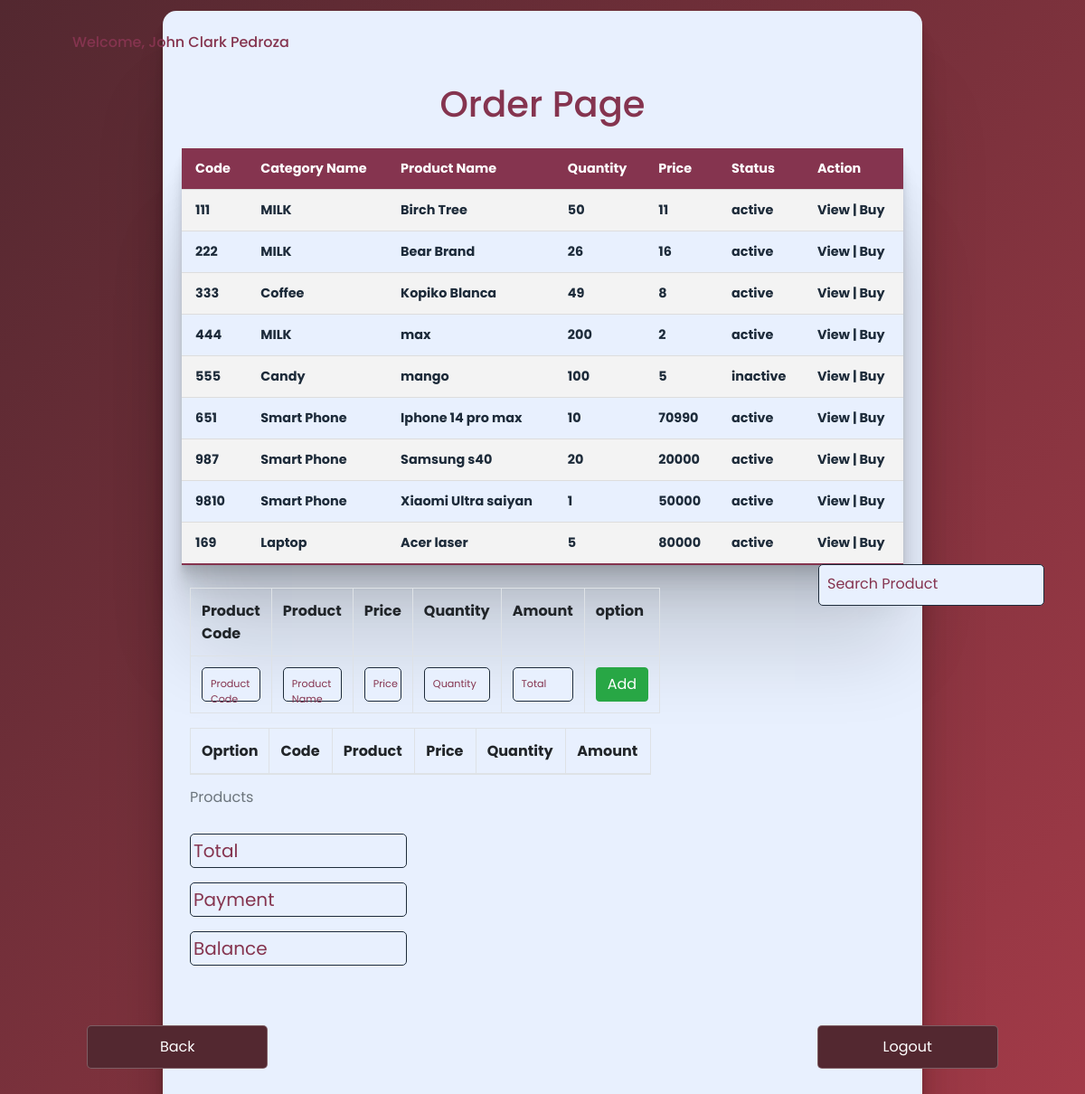
Page /test.php (signed in) on the committed database.
### tables this page shows
CREATE TABLE `prod` (
  `id` int(11) NOT NULL,
  `prodcode` varchar(250) NOT NULL,
  `productName` varchar(250) DEFAULT NULL,
  `category` int(11) DEFAULT NULL,
  `price` int(11) DEFAULT NULL,
  `qnty` int(11) DEFAULT NULL
);

CREATE TABLE `cat` (
  `id` int(11) NOT NULL,
  `categoryName` varchar(250) DEFAULT NULL,
  `status` varchar(250) DEFAULT NULL
);

### test.php (the view, shortened to what this page needs)
<?php
    require_once"connectdb.php";
if (isset($_SESSION['id']) && isset($_SESSION['uname']))
{
?>
<html>
	<head>
		<link href="components/bootstrap/dist/css/bootstrap.css" rel="stylesheet">
		<link href="components/bootstrap/dist/css/bootstrap.min.css" rel="stylesheet">
	</head>
	<body>
	<div class="container4">
	<table class="kini" id="t2">
		<div class="welcome">
            <h2>Welcome, <?php echo $_SESSION['fname']; echo " ", $_SESSION['lname'];?></h2>
        </div><br>
        <div class="title">
            <h1>Order Page</h1>
        </div>
            	<tr>
                   <th>Code</th>
                   <th>Category Name</th>
                   <th>Product Name</th>
                   <th>Quantity</th>
                   <th>Price</th>
                   <th>Status</th>
				   <th>Action</th>
               </tr>
               <?php
                   $sqlQuery = "SELECT prod.id, prod.prodcode, cat.categoryName, cat.status, prod.productName,  prod.qnty,prod.price FROM prod INNER JOIN cat ON prod.category = cat.id";
                   $res = $con->query($sqlQuery);
                   while($row =mysqli_fetch_object($res))
                   {
                       ?>
                           <tr class="active-row">
                               <td><?php echo $row->prodcode?></td>
                               <td><?php echo $row->categoryName?></td>
                               <td><?php echo $row->productName?></td>
                               <td><?php echo $row->qnty?></td>
                               <td><?php echo $row->price?></td>
                               <td><?php echo $row->status?></td>
							   <td>
                                	<div class="link">
										<a class="updlink" href="upProd.php?id=<?php echo $row->id?>">View</a>
                       					|
                       					<a class="dellink" href="delProd.php?id=<?php echo $row->id?>">Buy</a>
                                	</div>
                                </td>
                           </tr>
                   <?php
                   }
                ?>
    </table>
    <div class="containerLook1">
        <div class="inputBox">
            <input type="text" name="uname" id="lookup" onkeyup="search()" required="required">
            <span>Search Product</span>
        </div>
    </div>
    <link rel="stylesheet" href="style.css">
	<div class = "container-fluid bg-2 text-center">
		<div class ="col-sm-8">
			<form class = "form-horizontal" id="formInvoice">
				<table class = "table table-bordered">
					<tr>
						<th>Product Code</th>
						<th>Product</th>
						<th>Price</th>
						<th>Quantity</th>
						<th>Amount</th>
						<th>option</th>
					</tr>
					<tr>
						<td>
                            <div class="inputBox1">
                                <input type="text" class="form-control" name="procode" id="procode" required="required">
                                <span>Product Code</span>
                            </div>
                        </td>
						<td>
                            <div class="inputBox1">
                                <input type="text" class="form-control" name="pname" id="pname"  required="required">
                                <span>Product Name</span>
                            </div>
                        </td>
						<td>
							<div class="inputBox1">
                                <input type="text" class="form-control" name="price" id="price" required="required">
                                <span>Price</span>
                            </div>
                        </td>
						<td>
							<div class="inputBox1">
                                <input type="number" class="form-control" name="qty" id="qty" required="required">
                                <span>Quantity</span>
                            </div>
                        </td>
						<td>
							<div class="inputBox1">
                                <input type="text" class="form-control" name="total" id="total" required="required">
                                <span>Total</span>
                            </div>
                        </td>
						<td>
                            <button type = "button" class = "btn btn-success" id ="add" name= "add" onclick="addProduct()"> Add </button>
                        </td>
					</tr>
				</table>
			</form>
			<table class = "table table-bordered" id="product_list">
				<caption>Products</caption>
				<thead>
					<tr>
						<th style = "width: 40px">Oprtion</th>
						<th>Code</th>
						<th>Product</th>
						<th>Price</th>
						<th>Quantity</th>
						<th>Amount</th>
					</tr>
				</thead>
			</table>
		</div>
		<div class = "col-sm-4" align="right">
			<div class="form-group" align="left">
				<div class="inputBox2">
                    <input type="text" class="form-control" name="finaltotal" id="finaltotal" required="required">
                    <span>Total</span>
                </div>
			</div>
			<div class="form-group" align="left">
				<div class="inputBox2">
                    <input type="text" class="form-control" name="pay" id="pay" required="required">
                    <span>Payment</span>
                </div>
			</div>
			<div class="form-group" align="left">
				<div class="inputBox2">
                    <input type="text" class="form-control" name="bal" id="bal" required="required">
                    <span>Balance</span>
                </div>
			</div>
		</div>
	</div>
		<div class="btnContainer1">
            <form method="POST" action="home.php">
                <div class="inputBtn"><input type="submit" value="Back"></div>
            </form>
            <form method="POST" action="logout.php">
               <div class="inputBtn"><input type="submit" value="Logout"></div>
            </form>
        </div>
    </div>
	</body>
</html>
<?php
}
else
{
    header("Location: index.php");
    exit();
}
?>

### style.css (style rules this page uses)
* { margin: 0; padding: 0; box-sizing: border-box; font-family: 'Poppins', sans-serif; }
body { background-image: linear-gradient(to bottom right, #532830, #A63B49); }
.container4 { padding-top: 25px; padding-bottom: 25px; min-height: 10vh; display: flex; justify-content: center; align-items: center; flex-direction: column; gap: 25px; max-width: 70%; min-width: 450px; margin: 1% auto 5%; border-radius: 15px; background: #E8F0FE; box-shadow: 0 2.8px 2.2px rgba(0, 0, 0, 0.034), 0 6.7px 5.3px rgba(0, 0, 0, 0.048), 0 12.5px 10px rgba(0, 0, 0, 0.06), 0 22.3px 17.9px rgba(0, 0, 0, 0.072), 0 41.8px 33.4px rgba(0, 0, 0, 0.086), 0 100px 80px rgba(0, 0, 0, 0.12); }
.btnContainer1 { position:sticky; padding-top: 25px; padding-bottom: 25px; min-height: 10vh; display: flex; justify-content: center; gap: 135%; max-width: 70%; min-width: 450px; }
.containerLook1 { position:absolute; display: flex; padding-top: 25px; padding-bottom: 25px; margin: 50px auto auto 1060px; max-width: 70%; min-width: 450px; }
.title h1 { margin-bottom: 0px; margin-top: -20px; color: #85344F; }
.welcome h2 { margin-left: -520px; margin-bottom: -100px; font-size: 1em; color: #85344F; }
.inputBox { position: relative; width: 250px; }
.inputBox input { width: 100%; padding: 10px; border: 1px solid #1d2b3a; background: #E8F0FE; border-radius: 5px; outline: none; color: #1d2b3a; font-size: 1em; transition: 0.5s; }
.inputBox span { position: absolute; left: 0; padding: 10px; pointer-events: none; font-size: 1em; color: #85344F; transition: 0.5s; }
.inputBox1 { position: relative; display: flex; }
.inputBox1 input { padding: 10px; border: 1px solid #1d2b3a; background: #E8F0FE; border-radius: 5px; outline: none; color: #1d2b3a; font-size: 1em; transition: 0.5s; }
.inputBox1 span { position: absolute; top: 0px; left: 0px; padding: 10px; pointer-events: none; font-size: .7em; color: #85344F; transition: 0.5s; }
.inputBox2 { position: relative; display: flex; }
.inputBox2 input { padding: 10px; border: 1px solid #1d2b3a; background: #E8F0FE; border-radius: 5px; outline: none; color: #1d2b3a; font-size: 1em; transition: 0.5s; }
.inputBox2 span { position: absolute; top: 0px; left: 0px; padding: 4px; pointer-events: none; font-size: 1.25em; color: #85344F; transition: 0.5s; }
.inputBtn input { width: 200px; height: 6vh; padding: 10px; border: 1px solid rgba(255,255,255,0.25); background: #532830; border-radius: 5px; outline: none; color: #fff; font-size: 1em; transition: .5s; }
.kini { position: relative; border-collapse: collapse; margin: 0 auto; margin-top: 0%; font-size: 0.9em; text-align: justify; min-width: 95%; transition: 0.5s; box-shadow: 0 2.8px 2.2px rgba(0, 0, 0, 0.034), 0 6.7px 5.3px rgba(0, 0, 0, 0.048), 0 12.5px 10px rgba(0, 0, 0, 0.06), 0 22.3px 17.9px rgba(0, 0, 0, 0.072), 0 41.8px 33.4px rgba(0, 0, 0, 0.086), 0 100px 80px rgba(0, 0, 0, 0.12); }
.kini th, .kini td { padding: 12px 15px; transition: 0.5s; }
.kini th { background-color: #85344F; color: white; transition: 0.5s; }
.kini tbody tr { border-bottom: 1px solid #dddddd; transition: 0.5s; }
.kini tbody tr:nth-of-type(even) { background-color: #f3f3f3; transition: 0.5s; }
.kini tbody tr:last-of-type { border-bottom: 2px solid #85344F; transition: 0.5s; }
.kini tbody tr.active-row { font-weight: bold; color: #1d2b3a; }
.link a { color: #1d2b3a; text-decoration: none; }

### rows in the picture
prod: prodcode "111", cat.categoryName "MILK", productName "Birch Tree", qnty "50", price "11", cat.status "active"
prod: prodcode "222", cat.categoryName "MILK", productName "Bear Brand", qnty "26", price "16", cat.status "active"
prod: prodcode "333", cat.categoryName "Coffee", productName "Kopiko Blanca", qnty "49", price "8", cat.status "active"
prod: prodcode "444", cat.categoryName "MILK", productName "max", qnty "200", price "2", cat.status "active"
prod: prodcode "555", cat.categoryName "Candy", productName "mango", qnty "100", price "5", cat.status "inactive"
prod: prodcode "651", cat.categoryName "Smart Phone", productName "Iphone 14 pro max", qnty "10", price "70990", cat.status "active"
prod: prodcode "987", cat.categoryName "Smart Phone", productName "Samsung s40", qnty "20", price "20000", cat.status "active"
prod: prodcode "9810", cat.categoryName "Smart Phone", productName "Xiaomi Ultra saiyan", qnty "1", price "50000", cat.status "active"
prod: prodcode "169", cat.categoryName "Laptop", productName "Acer laser", qnty "5", price "80000", cat.status "active"

### other values in the picture
$_SESSION['fname'] "John Clark"
$_SESSION['lname'] "Pedroza"
